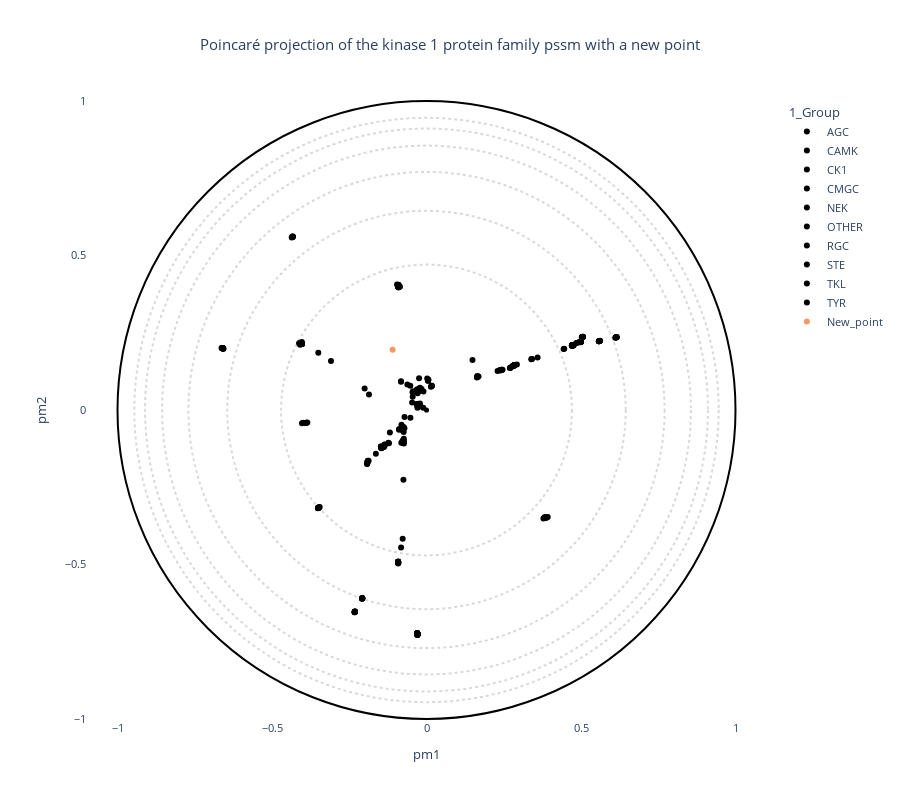

Here is the notebook cell this chart was saved with:
### Code cell
# OPTIONS =================================================
#Here you can set different parameters to color & annotate the resulting projection:
title = "Poincaré projection of the kinase 1 protein family pssm with a new point"  
#----------------------------------------------------------
# Select the coloring from annotation .csv file:
labels_name = "1_Group"
# Select classes to label among the "labels_name" or "second_labels_name" column (comma separated list):
second_labels_name = ""
labels_text = []
show_text = False
#----------------------------------------------------------
# Use a custom color palette:
color_palette = kinase_palette #Default: None
use_custom_palette = True
#==========================================================


#Check projection visualization parameters
#Labels name
if labels_name == "":
    labels_name = None
elif labels_name not in annotation_names:
    raise NameError(f"labels_name {labels_name} is not in the availables annotations.\nAvailables annotations: {annotation_names}")
#Second labels name
if second_labels_name == "":
    second_labels_name = None
elif second_labels_name not in annotation_names:
    raise NameError(f'"second_labels_name" {second_labels_name} is not in the availables annotations.\nAvailables annotations: {annotation_names}')

if not use_custom_palette:
    color_palette = None

#Plot graph
fig = plot_embedding_interactive(df_embedding_new, 
                                 labels_name = labels_name,
                                 second_labels_name = second_labels_name, 
                                 show_text = show_text,
                                 labels_text = labels_text,
                                 color_palette = color_palette, 
                                 title = title, 
                                 fontsize = 11)
fig.show()

### Figure 1 — Plotly figure (JSON) as saved in the notebook; plotly's stock layout.template omitted (floating-point values rounded to 4 significant figures; data arrays with more than 128 entries replaced by an {"elided": "..."} marker saying what was removed)
{"data": [{"customdata": {"elided": "62x19 mixed values"}, "hovertemplate": "<b>%{hovertext}</b><br><br>1_Group=%{customdata[1]}<br>pm1=%{x}<br>pm2=%{y}<br>proteins_id=%{customdata[0]}<br>2_Gene=%{customdata[2]}<br>3_HGNC=%{customdata[3]}<br>4_Uni_entry=%{customdata[4]}<br>5_Uni_acc=%{customdata[5]}<br>6_Domain_begin=%{customdata[6]}<br>7_Domain_end=%{customdata[7]}<br>8_Domain_length=%{customdata[8]}<br>9_Largest_insert_length=%{customdata[9]}<br>10_PDB_validation=%{customdata[10]}<br>11_Conformational_state=%{customdata[11]}<br>12_Dihedral_state=%{customdata[12]}<br>13_Group_in_Uni=%{customdata[13]}<br>14_Group_in_Manning=%{customdata[14]}<br>15_Synonymn=%{customdata[15]}<br>evo_distance=%{customdata[16]}<br>decile_domain=%{customdata[17]}<br>small_cluster=%{customdata[18]}<extra></extra>", "hovertext": ["AGC", "AGC", "AGC", "AGC", "AGC", "AGC", "AGC", "AGC", "AGC", "AGC", "AGC", "AGC", "AGC", "AGC", "AGC", "AGC", "AGC", "AGC", "AGC", "AGC", "AGC", "AGC", "AGC", "AGC", "AGC", "AGC", "AGC", "AGC", "AGC", "AGC", "AGC", "AGC", "AGC", "AGC", "AGC", "AGC", "AGC", "AGC", "AGC", "AGC", "AGC", "AGC", "AGC", "AGC", "AGC", "AGC", "AGC", "AGC", "AGC", "AGC", "AGC", "AGC", "AGC", "AGC", "AGC", "AGC", "AGC", "AGC", "AGC", "AGC", "AGC", "AGC"], "legendgroup": "AGC", "marker": {"color": "#000000", "symbol": "circle"}, "mode": "markers", "name": "AGC", "orientation": "v", "showlegend": true, "type": "scatter", "x": [-0.02978, -0.2076, -0.02191, -0.01044, -0.02823, -0.02745, -0.07541, -0.07577, -0.07553, -0.02863, -0.02905, -0.07464, -0.2079, -0.1361, -0.1357, -0.07538, -0.07736, -0.07321, -0.07396, -0.07144, -0.05202, -0.07837, -0.009797, -0.2081, -0.1457, -0.08155, -0.07501, -0.1478, -0.1461, -0.1466, -0.1463, -0.1448, -0.1919, -0.1926, -0.2079, -0.1908, -0.1899, -0.1908, -0.1919, -0.07533, -0.07508, -0.07537, -0.07592, -0.0752, -0.02505, -0.2089, -0.02117, -0.07481, -0.02518, -0.02964, -0.1185, -0.07469, -0.07696, -0.1233, -0.1214, -0.02603, -0.208, -0.07522, -0.07499, -0.07594, -0.07514, -0.07531], "xaxis": "x", "y": [-0.7242, -0.6099, 0.01696, 0.007668, 0.01418, 0.01441, -0.1034, -0.1027, -0.1039, 0.01028, 0.007099, -0.1035, -0.6094, -0.1126, -0.1147, -0.1041, -0.09917, -0.1085, -0.05482, -0.05899, -0.02517, -0.06561, 0.0598, -0.6103, -0.1203, -0.1062, -0.1045, -0.1184, -0.1204, -0.1211, -0.1222, -0.1227, -0.1735, -0.1739, -0.6098, -0.169, -0.164, -0.1658, -0.1749, -0.1035, -0.1042, -0.1037, -0.1043, -0.1045, 0.01366, -0.6106, 0.02064, -0.1043, 0.01389, 0.01401, -0.07261, -0.2257, -0.1025, -0.106, -0.1078, 0.01433, -0.6086, -0.1062, -0.1046, -0.1068, -0.105, -0.1049], "yaxis": "y"}, {"customdata": {"elided": "93x19 mixed values"}, "hovertemplate": "<b>%{hovertext}</b><br><br>1_Group=%{customdata[1]}<br>pm1=%{x}<br>pm2=%{y}<br>proteins_id=%{customdata[0]}<br>2_Gene=%{customdata[2]}<br>3_HGNC=%{customdata[3]}<br>4_Uni_entry=%{customdata[4]}<br>5_Uni_acc=%{customdata[5]}<br>6_Domain_begin=%{customdata[6]}<br>7_Domain_end=%{customdata[7]}<br>8_Domain_length=%{customdata[8]}<br>9_Largest_insert_length=%{customdata[9]}<br>10_PDB_validation=%{customdata[10]}<br>11_Conformational_state=%{customdata[11]}<br>12_Dihedral_state=%{customdata[12]}<br>13_Group_in_Uni=%{customdata[13]}<br>14_Group_in_Manning=%{customdata[14]}<br>15_Synonymn=%{customdata[15]}<br>evo_distance=%{customdata[16]}<br>decile_domain=%{customdata[17]}<br>small_cluster=%{customdata[18]}<extra></extra>", "hovertext": ["CAMK", "CAMK", "CAMK", "CAMK", "CAMK", "CAMK", "CAMK", "CAMK", "CAMK", "CAMK", "CAMK", "CAMK", "CAMK", "CAMK", "CAMK", "CAMK", "CAMK", "CAMK", "CAMK", "CAMK", "CAMK", "CAMK", "CAMK", "CAMK", "CAMK", "CAMK", "CAMK", "CAMK", "CAMK", "CAMK", "CAMK", "CAMK", "CAMK", "CAMK", "CAMK", "CAMK", "CAMK", "CAMK", "CAMK", "CAMK", "CAMK", "CAMK", "CAMK", "CAMK", "CAMK", "CAMK", "CAMK", "CAMK", "CAMK", "CAMK", "CAMK", "CAMK", "CAMK", "CAMK", "CAMK", "CAMK", "CAMK", "CAMK", "CAMK", "CAMK", "CAMK", "CAMK", "CAMK", "CAMK", "CAMK", "CAMK", "CAMK", "CAMK", "CAMK", "CAMK", "CAMK", "CAMK", "CAMK", "CAMK", "CAMK", "CAMK", "CAMK", "CAMK", "CAMK", "CAMK", "CAMK", "CAMK", "CAMK", "CAMK", "CAMK", "CAMK", "CAMK", "CAMK", "CAMK", "CAMK", "CAMK", "CAMK", "CAMK"], "legendgroup": "CAMK", "marker": {"color": "#000000", "symbol": "circle"}, "mode": "markers", "name": "CAMK", "orientation": "v", "showlegend": true, "type": "scatter", "x": [-0.0215, -0.3502, -0.3493, -0.3513, -0.3497, -0.2317, -0.3484, -0.3509, -0.3513, -0.3483, -0.3509, -0.3482, -0.349, -0.3457, -0.4124, -0.4077, -0.2324, -0.409, -0.4094, -0.4048, -0.4032, -0.4066, -0.4056, -0.4074, -0.4068, -0.4059, -0.403, -0.02995, -0.4063, -0.4052, -0.4068, -0.4061, -0.4064, -0.4039, -0.4076, -0.4057, -0.4067, -0.4043, -0.03009, -0.4066, -0.4054, -0.407, -0.4054, -0.6593, -0.6597, -0.6608, -0.6616, -0.4054, -0.4043, -0.03011, -0.02991, -0.4071, -0.6581, -0.6569, -0.6596, -0.6603, -0.6616, -0.4067, -0.4073, -0.6583, -0.6598, -0.02986, -0.6633, -0.6599, -0.4085, -0.4099, -0.4047, -0.406, -0.4044, -0.4047, -0.4027, -0.4052, -0.09177, -0.4049, -0.4056, -0.4087, -0.4035, -0.4071, -0.4044, -0.4051, -0.4079, -0.4071, -0.6594, -0.02968, -0.6583, -0.6591, -0.6608, -0.02934, -0.03212, -0.02744, -0.03246, -0.02993, -0.03043], "xaxis": "x", "y": [0.0136, -0.3167, -0.3164, -0.3177, -0.3164, -0.6525, -0.3157, -0.3171, -0.3174, -0.3158, -0.3172, -0.3157, -0.3159, -0.3138, 0.2158, 0.2155, -0.6544, 0.215, 0.2143, 0.2139, 0.2138, 0.2151, 0.2151, 0.2152, 0.2158, 0.2144, 0.2142, -0.7219, 0.2147, 0.2144, 0.215, 0.2149, 0.2152, 0.2145, 0.2145, 0.2143, 0.2146, 0.2144, -0.7223, 0.2148, 0.2144, 0.2155, 0.2143, 0.1997, 0.1995, 0.1999, 0.2001, 0.2137, 0.2138, -0.7217, -0.7226, 0.2151, 0.1991, 0.1985, 0.1996, 0.1997, 0.2009, 0.2149, 0.2152, 0.1992, 0.1997, -0.7232, 0.2008, 0.1996, 0.2155, 0.2159, 0.214, 0.2137, 0.2137, 0.213, 0.2136, 0.2143, -0.4969, 0.2139, 0.2142, 0.2133, 0.2203, 0.2145, 0.214, 0.2144, 0.2152, 0.2153, 0.1997, -0.725, 0.1993, 0.1994, 0.1998, 0.06493, 0.06065, 0.06716, 0.06028, 0.06324, 0.06268], "yaxis": "y"}, {"customdata": {"elided": "12x19 mixed values"}, "hovertemplate": "<b>%{hovertext}</b><br><br>1_Group=%{customdata[1]}<br>pm1=%{x}<br>pm2=%{y}<br>proteins_id=%{customdata[0]}<br>2_Gene=%{customdata[2]}<br>3_HGNC=%{customdata[3]}<br>4_Uni_entry=%{customdata[4]}<br>5_Uni_acc=%{customdata[5]}<br>6_Domain_begin=%{customdata[6]}<br>7_Domain_end=%{customdata[7]}<br>8_Domain_length=%{customdata[8]}<br>9_Largest_insert_length=%{customdata[9]}<br>10_PDB_validation=%{customdata[10]}<br>11_Conformational_state=%{customdata[11]}<br>12_Dihedral_state=%{customdata[12]}<br>13_Group_in_Uni=%{customdata[13]}<br>14_Group_in_Manning=%{customdata[14]}<br>15_Synonymn=%{customdata[15]}<br>evo_distance=%{customdata[16]}<br>decile_domain=%{customdata[17]}<br>small_cluster=%{customdata[18]}<extra></extra>", "hovertext": ["CK1", "CK1", "CK1", "CK1", "CK1", "CK1", "CK1", "CK1", "CK1", "CK1", "CK1", "CK1"], "legendgroup": "CK1", "marker": {"color": "#000000", "symbol": "circle"}, "mode": "markers", "name": "CK1", "orientation": "v", "showlegend": true, "type": "scatter", "x": [-0.03014, -0.0297, -0.03034, -0.03038, -0.02744, -0.03124, -0.03002, -0.02825, -0.0275, -0.02754, -0.4028, -0.07642], "xaxis": "x", "y": [0.06314, -0.7242, 0.06356, 0.06419, 0.06627, 0.06164, 0.06284, 0.05923, 0.05907, 0.05956, 0.2136, -0.05979], "yaxis": "y"}, {"customdata": {"elided": "65x19 mixed values"}, "hovertemplate": "<b>%{hovertext}</b><br><br>1_Group=%{customdata[1]}<br>pm1=%{x}<br>pm2=%{y}<br>proteins_id=%{customdata[0]}<br>2_Gene=%{customdata[2]}<br>3_HGNC=%{customdata[3]}<br>4_Uni_entry=%{customdata[4]}<br>5_Uni_acc=%{customdata[5]}<br>6_Domain_begin=%{customdata[6]}<br>7_Domain_end=%{customdata[7]}<br>8_Domain_length=%{customdata[8]}<br>9_Largest_insert_length=%{customdata[9]}<br>10_PDB_validation=%{customdata[10]}<br>11_Conformational_state=%{customdata[11]}<br>12_Dihedral_state=%{customdata[12]}<br>13_Group_in_Uni=%{customdata[13]}<br>14_Group_in_Manning=%{customdata[14]}<br>15_Synonymn=%{customdata[15]}<br>evo_distance=%{customdata[16]}<br>decile_domain=%{customdata[17]}<br>small_cluster=%{customdata[18]}<extra></extra>", "hovertext": ["CMGC", "CMGC", "CMGC", "CMGC", "CMGC", "CMGC", "CMGC", "CMGC", "CMGC", "CMGC", "CMGC", "CMGC", "CMGC", "CMGC", "CMGC", "CMGC", "CMGC", "CMGC", "CMGC", "CMGC", "CMGC", "CMGC", "CMGC", "CMGC", "CMGC", "CMGC", "CMGC", "CMGC", "CMGC", "CMGC", "CMGC", "CMGC", "CMGC", "CMGC", "CMGC", "CMGC", "CMGC", "CMGC", "CMGC", "CMGC", "CMGC", "CMGC", "CMGC", "CMGC", "CMGC", "CMGC", "CMGC", "CMGC", "CMGC", "CMGC", "CMGC", "CMGC", "CMGC", "CMGC", "CMGC", "CMGC", "CMGC", "CMGC", "CMGC", "CMGC", "CMGC", "CMGC", "CMGC", "CMGC", "CMGC"], "legendgroup": "CMGC", "marker": {"color": "#000000", "symbol": "circle"}, "mode": "markers", "name": "CMGC", "orientation": "v", "showlegend": true, "type": "scatter", "x": [-0.02946, 0.23, -0.02983, -0.03001, -0.02954, -0.09106, -0.01602, -0.08833, -0.08897, -0.03127, 0.1488, -0.02934, -0.07655, -0.07704, 0.2408, 0.3594, 0.005135, 0.005523, -0.04468, 0.2813, -0.07107, -0.0323, -0.02956, -0.02878, -0.1862, -0.04646, -0.02407, -0.0296, 0.3408, -0.03001, 0.002283, -0.04522, -0.08223, -0.02962, -0.07712, -0.07539, -0.07494, -0.2002, -0.08258, -0.08247, -0.06184, -0.0298, -0.05244, -0.07825, -0.02971, -0.08097, -0.3091, -0.09181, -0.07675, 0.2925, -0.07348, -0.07387, -0.02107, -0.3502, -0.4092, -0.02986, -0.02887, -0.07716, -0.07773, -0.07906, -0.07727, -0.04368, -0.0296, 0.004819, 0.004778], "xaxis": "x", "y": [-0.7265, 0.126, 0.06212, 0.06272, 0.06156, 0.3991, 0.06794, -0.06116, -0.06395, 0.0662, 0.1617, -0.7273, -0.06018, -0.05855, 0.1292, 0.1696, 0.09638, 0.09768, 0.04328, 0.1436, -0.02265, 0.01929, -0.7245, 0.05409, 0.05006, 0.02396, 0.1024, 0.0616, 0.1651, 0.01928, 0.102, 0.05762, -0.4452, -0.7245, -0.4164, -0.1025, -0.1039, 0.06968, 0.09307, 0.09159, 0.08212, 0.06362, 0.07845, -0.056, -0.724, -0.04813, 0.1589, 0.3995, -0.05913, 0.1473, -0.09327, -0.0713, 0.07233, 0.1856, 0.2116, -0.7229, -0.7234, -0.05712, -0.06002, -0.06054, -0.05729, 0.06057, 0.06183, 0.09486, 0.09467], "yaxis": "y"}, {"customdata": {"elided": "11x19 mixed values"}, "hovertemplate": "<b>%{hovertext}</b><br><br>1_Group=%{customdata[1]}<br>pm1=%{x}<br>pm2=%{y}<br>proteins_id=%{customdata[0]}<br>2_Gene=%{customdata[2]}<br>3_HGNC=%{customdata[3]}<br>4_Uni_entry=%{customdata[4]}<br>5_Uni_acc=%{customdata[5]}<br>6_Domain_begin=%{customdata[6]}<br>7_Domain_end=%{customdata[7]}<br>8_Domain_length=%{customdata[8]}<br>9_Largest_insert_length=%{customdata[9]}<br>10_PDB_validation=%{customdata[10]}<br>11_Conformational_state=%{customdata[11]}<br>12_Dihedral_state=%{customdata[12]}<br>13_Group_in_Uni=%{customdata[13]}<br>14_Group_in_Manning=%{customdata[14]}<br>15_Synonymn=%{customdata[15]}<br>evo_distance=%{customdata[16]}<br>decile_domain=%{customdata[17]}<br>small_cluster=%{customdata[18]}<extra></extra>", "hovertext": ["NEK", "NEK", "NEK", "NEK", "NEK", "NEK", "NEK", "NEK", "NEK", "NEK", "NEK"], "legendgroup": "NEK", "marker": {"color": "#000000", "symbol": "circle"}, "mode": "markers", "name": "NEK", "orientation": "v", "showlegend": true, "type": "scatter", "x": [0.005655, 0.005688, -0.02962, 0.01654, 0.01691, 0.01714, 0.01417, 0.01598, -0.4334, -0.4362, -0.4339], "xaxis": "x", "y": [0.09744, 0.09786, -0.7252, 0.07782, 0.07849, 0.07879, 0.07525, 0.07715, 0.5602, 0.5579, 0.561], "yaxis": "y"}, {"customdata": {"elided": "66x19 mixed values"}, "hovertemplate": "<b>%{hovertext}</b><br><br>1_Group=%{customdata[1]}<br>pm1=%{x}<br>pm2=%{y}<br>proteins_id=%{customdata[0]}<br>2_Gene=%{customdata[2]}<br>3_HGNC=%{customdata[3]}<br>4_Uni_entry=%{customdata[4]}<br>5_Uni_acc=%{customdata[5]}<br>6_Domain_begin=%{customdata[6]}<br>7_Domain_end=%{customdata[7]}<br>8_Domain_length=%{customdata[8]}<br>9_Largest_insert_length=%{customdata[9]}<br>10_PDB_validation=%{customdata[10]}<br>11_Conformational_state=%{customdata[11]}<br>12_Dihedral_state=%{customdata[12]}<br>13_Group_in_Uni=%{customdata[13]}<br>14_Group_in_Manning=%{customdata[14]}<br>15_Synonymn=%{customdata[15]}<br>evo_distance=%{customdata[16]}<br>decile_domain=%{customdata[17]}<br>small_cluster=%{customdata[18]}<extra></extra>", "hovertext": ["OTHER", "OTHER", "OTHER", "OTHER", "OTHER", "OTHER", "OTHER", "OTHER", "OTHER", "OTHER", "OTHER", "OTHER", "OTHER", "OTHER", "OTHER", "OTHER", "OTHER", "OTHER", "OTHER", "OTHER", "OTHER", "OTHER", "OTHER", "OTHER", "OTHER", "OTHER", "OTHER", "OTHER", "OTHER", "OTHER", "OTHER", "OTHER", "OTHER", "OTHER", "OTHER", "OTHER", "OTHER", "OTHER", "OTHER", "OTHER", "OTHER", "OTHER", "OTHER", "OTHER", "OTHER", "OTHER", "OTHER", "OTHER", "OTHER", "OTHER", "OTHER", "OTHER", "OTHER", "OTHER", "OTHER", "OTHER", "OTHER", "OTHER", "OTHER", "OTHER", "OTHER", "OTHER", "OTHER", "OTHER", "OTHER", "OTHER"], "legendgroup": "OTHER", "marker": {"color": "#000000", "symbol": "circle"}, "mode": "markers", "name": "OTHER", "orientation": "v", "showlegend": true, "type": "scatter", "x": [-0.4321, -0.4342, -0.02926, -0.4336, -0.4335, -0.09538, -0.08593, -0.08986, -0.09084, -0.09076, -0.09039, -0.09076, -0.0911, -0.02947, -0.09075, -0.09154, -0.09178, -0.09161, -0.09185, -0.09235, -0.09197, -0.09202, -0.09211, -0.09199, -0.02959, -0.09208, -0.09155, -0.3936, -0.3883, -0.3857, -0.3895, -0.3993, -0.403, -0.09172, -0.09158, -0.02957, -0.09169, -0.09162, -0.09162, -0.09205, -0.09066, -0.09182, -0.09119, -0.0912, -0.09173, -0.09174, -0.02939, -0.09174, -0.09173, 0.3844, 0.3879, 0.3833, 0.3832, 0.3834, 0.3784, 0.3845, 0.1647, -0.02943, 0.2418, 0.3923, 0.3812, 0.3844, 0.2461, 0.2823, 0.2404, 0.2413], "xaxis": "x", "y": [0.5613, 0.5617, -0.7275, 0.5602, 0.5598, 0.406, 0.399, 0.4018, 0.403, 0.4051, 0.4041, 0.4034, 0.4031, -0.728, 0.403, 0.3997, 0.4017, 0.3997, 0.4028, 0.4046, 0.4024, 0.4038, 0.4043, 0.403, -0.7257, 0.4041, 0.4014, -0.04185, -0.04133, -0.04067, -0.04164, -0.04154, -0.04281, 0.4018, 0.3999, -0.7262, 0.4018, 0.4011, 0.3997, 0.4017, 0.3966, 0.4014, 0.3982, 0.3986, 0.402, 0.4016, -0.7269, 0.4011, 0.4036, -0.3487, -0.3484, -0.3476, -0.3471, -0.3478, -0.3514, -0.3485, 0.1074, -0.7278, 0.1297, -0.3463, -0.3484, -0.3487, 0.1306, 0.1426, 0.129, 0.1294], "yaxis": "y"}, {"customdata": [["378", "RGC", "GUCY2C", "HGNC:4688", "GUC2C_HUMAN", "P25092", 489, 747, 259, 19, "nan", "nan", "nan", "RGC", "RGC", "GUC2C,STAR", 2.488, 2, "Other"], ["379", "RGC", "GUCY2D", "HGNC:4689", "GUC2D_HUMAN", "Q02846", 510, 807, 298, 26, "nan", "nan", "nan", "RGC", "RGC", "CORD6,GUC1A4,GUC2D,RETGC,RETGC1", 2.543, 8, "Other"], ["38", "RGC", "GUCY2F", "HGNC:4691", "GUC2F_HUMAN", "P51841", 547, 811, 265, 14, "nan", "nan", "nan", "RGC", "RGC", "GUC2F,RETGC2", 2.446, 5, "Other"], ["380", "RGC", "NPR1", "HGNC:7943", "ANPRA_HUMAN", "P16066", 533, 803, 271, 15, "nan", "nan", "nan", "RGC", "RGC", "ANPRA", 2.158, 6, "Other"], ["381", "RGC", "NPR2", "HGNC:7944", "ANPRB_HUMAN", "P20594", 517, 788, 272, 15, "nan", "nan", "nan", "RGC", "RGC", "ANPRB", 2.134, 6, "Other"]], "hovertemplate": "<b>%{hovertext}</b><br><br>1_Group=%{customdata[1]}<br>pm1=%{x}<br>pm2=%{y}<br>proteins_id=%{customdata[0]}<br>2_Gene=%{customdata[2]}<br>3_HGNC=%{customdata[3]}<br>4_Uni_entry=%{customdata[4]}<br>5_Uni_acc=%{customdata[5]}<br>6_Domain_begin=%{customdata[6]}<br>7_Domain_end=%{customdata[7]}<br>8_Domain_length=%{customdata[8]}<br>9_Largest_insert_length=%{customdata[9]}<br>10_PDB_validation=%{customdata[10]}<br>11_Conformational_state=%{customdata[11]}<br>12_Dihedral_state=%{customdata[12]}<br>13_Group_in_Uni=%{customdata[13]}<br>14_Group_in_Manning=%{customdata[14]}<br>15_Synonymn=%{customdata[15]}<br>evo_distance=%{customdata[16]}<br>decile_domain=%{customdata[17]}<br>small_cluster=%{customdata[18]}<extra></extra>", "hovertext": ["RGC", "RGC", "RGC", "RGC", "RGC"], "legendgroup": "RGC", "marker": {"color": "#000000", "symbol": "circle"}, "mode": "markers", "name": "RGC", "orientation": "v", "showlegend": true, "type": "scatter", "x": [0.2425, 0.2423, -0.0296, 0.2393, 0.239], "xaxis": "x", "y": [0.1301, 0.1301, -0.7256, 0.1286, 0.1285], "yaxis": "y"}, {"customdata": {"elided": "47x19 mixed values"}, "hovertemplate": "<b>%{hovertext}</b><br><br>1_Group=%{customdata[1]}<br>pm1=%{x}<br>pm2=%{y}<br>proteins_id=%{customdata[0]}<br>2_Gene=%{customdata[2]}<br>3_HGNC=%{customdata[3]}<br>4_Uni_entry=%{customdata[4]}<br>5_Uni_acc=%{customdata[5]}<br>6_Domain_begin=%{customdata[6]}<br>7_Domain_end=%{customdata[7]}<br>8_Domain_length=%{customdata[8]}<br>9_Largest_insert_length=%{customdata[9]}<br>10_PDB_validation=%{customdata[10]}<br>11_Conformational_state=%{customdata[11]}<br>12_Dihedral_state=%{customdata[12]}<br>13_Group_in_Uni=%{customdata[13]}<br>14_Group_in_Manning=%{customdata[14]}<br>15_Synonymn=%{customdata[15]}<br>evo_distance=%{customdata[16]}<br>decile_domain=%{customdata[17]}<br>small_cluster=%{customdata[18]}<extra></extra>", "hovertext": ["STE", "STE", "STE", "STE", "STE", "STE", "STE", "STE", "STE", "STE", "STE", "STE", "STE", "STE", "STE", "STE", "STE", "STE", "STE", "STE", "STE", "STE", "STE", "STE", "STE", "STE", "STE", "STE", "STE", "STE", "STE", "STE", "STE", "STE", "STE", "STE", "STE", "STE", "STE", "STE", "STE", "STE", "STE", "STE", "STE", "STE", "STE"], "legendgroup": "STE", "marker": {"color": "#000000", "symbol": "circle"}, "mode": "markers", "name": "STE", "orientation": "v", "showlegend": true, "type": "scatter", "x": [0.4458, 0.4437, 0.2802, 0.2798, 0.2831, 0.2833, 0.2823, 0.281, -0.02938, 0.2817, 0.2828, 0.2826, 0.2826, 0.2365, 0.1684, 0.1636, 0.1644, 0.1635, 0.3411, -0.2315, -0.02951, 0.339, 0.3844, 0.3841, 0.2823, 0.4977, 0.4723, 0.4731, 0.4993, 0.4968, 0.4725, -0.02975, 0.4712, 0.4725, 0.6139, 0.4734, 0.4988, 0.4966, 0.4719, 0.5053, 0.5049, 0.5065, -0.02933, 0.5047, 0.5058, 0.5035, 0.5035], "xaxis": "x", "y": [0.1984, 0.1971, 0.1432, 0.143, 0.1443, 0.1445, 0.1442, 0.1435, -0.7265, 0.1439, 0.1446, 0.1443, 0.1443, 0.1287, 0.1087, 0.107, 0.1097, 0.1054, 0.1648, -0.6521, -0.7254, 0.1641, -0.3484, -0.3484, 0.1442, 0.2204, 0.2092, 0.2094, 0.2214, 0.2206, 0.2092, -0.7242, 0.2089, 0.2094, 0.2352, 0.2095, 0.2199, 0.2199, 0.2091, 0.2364, 0.2362, 0.2371, -0.7258, 0.2365, 0.237, 0.2357, 0.2357], "yaxis": "y"}, {"customdata": {"elided": "42x19 mixed values"}, "hovertemplate": "<b>%{hovertext}</b><br><br>1_Group=%{customdata[1]}<br>pm1=%{x}<br>pm2=%{y}<br>proteins_id=%{customdata[0]}<br>2_Gene=%{customdata[2]}<br>3_HGNC=%{customdata[3]}<br>4_Uni_entry=%{customdata[4]}<br>5_Uni_acc=%{customdata[5]}<br>6_Domain_begin=%{customdata[6]}<br>7_Domain_end=%{customdata[7]}<br>8_Domain_length=%{customdata[8]}<br>9_Largest_insert_length=%{customdata[9]}<br>10_PDB_validation=%{customdata[10]}<br>11_Conformational_state=%{customdata[11]}<br>12_Dihedral_state=%{customdata[12]}<br>13_Group_in_Uni=%{customdata[13]}<br>14_Group_in_Manning=%{customdata[14]}<br>15_Synonymn=%{customdata[15]}<br>evo_distance=%{customdata[16]}<br>decile_domain=%{customdata[17]}<br>small_cluster=%{customdata[18]}<extra></extra>", "hovertext": ["TKL", "TKL", "TKL", "TKL", "TKL", "TKL", "TKL", "TKL", "TKL", "TKL", "TKL", "TKL", "TKL", "TKL", "TKL", "TKL", "TKL", "TKL", "TKL", "TKL", "TKL", "TKL", "TKL", "TKL", "TKL", "TKL", "TKL", "TKL", "TKL", "TKL", "TKL", "TKL", "TKL", "TKL", "TKL", "TKL", "TKL", "TKL", "TKL", "TKL", "TKL", "TKL"], "legendgroup": "TKL", "marker": {"color": "#000000", "symbol": "circle"}, "mode": "markers", "name": "TKL", "orientation": "v", "showlegend": true, "type": "scatter", "x": [0.5036, 0.5048, 0.5045, 0.5039, 0.5043, 0.5055, -0.02946, 0.5063, 0.4726, 0.4721, 0.471, 0.4861, 0.4972, 0.5584, 0.562, 0.5582, 0.5599, -0.232, 0.4712, 0.6131, 0.615, 0.6128, 0.472, 0.4713, 0.4718, 0.4988, 0.4974, 0.499, -0.2319, 0.4729, 0.2718, 0.4751, 0.2697, 0.4709, 0.2715, 0.4743, 0.611, 0.6146, 0.4719, -0.092, 0.4961, 0.4982], "xaxis": "x", "y": [0.236, 0.2365, 0.2364, 0.2363, 0.2361, 0.237, -0.7262, 0.236, 0.2093, 0.2092, 0.2088, 0.217, 0.2203, 0.2226, 0.2239, 0.2225, 0.223, -0.6535, 0.2088, 0.2348, 0.236, 0.2347, 0.2096, 0.2088, 0.2091, 0.2212, 0.2213, 0.2211, -0.6525, 0.2098, 0.1371, 0.2087, 0.1358, 0.2085, 0.1369, 0.2091, 0.2337, 0.2352, 0.2092, -0.4922, 0.2194, 0.2206], "yaxis": "y"}, {"customdata": {"elided": "94x19 mixed values"}, "hovertemplate": "<b>%{hovertext}</b><br><br>1_Group=%{customdata[1]}<br>pm1=%{x}<br>pm2=%{y}<br>proteins_id=%{customdata[0]}<br>2_Gene=%{customdata[2]}<br>3_HGNC=%{customdata[3]}<br>4_Uni_entry=%{customdata[4]}<br>5_Uni_acc=%{customdata[5]}<br>6_Domain_begin=%{customdata[6]}<br>7_Domain_end=%{customdata[7]}<br>8_Domain_length=%{customdata[8]}<br>9_Largest_insert_length=%{customdata[9]}<br>10_PDB_validation=%{customdata[10]}<br>11_Conformational_state=%{customdata[11]}<br>12_Dihedral_state=%{customdata[12]}<br>13_Group_in_Uni=%{customdata[13]}<br>14_Group_in_Manning=%{customdata[14]}<br>15_Synonymn=%{customdata[15]}<br>evo_distance=%{customdata[16]}<br>decile_domain=%{customdata[17]}<br>small_cluster=%{customdata[18]}<extra></extra>", "hovertext": ["TYR", "TYR", "TYR", "TYR", "TYR", "TYR", "TYR", "TYR", "TYR", "TYR", "TYR", "TYR", "TYR", "TYR", "TYR", "TYR", "TYR", "TYR", "TYR", "TYR", "TYR", "TYR", "TYR", "TYR", "TYR", "TYR", "TYR", "TYR", "TYR", "TYR", "TYR", "TYR", "TYR", "TYR", "TYR", "TYR", "TYR", "TYR", "TYR", "TYR", "TYR", "TYR", "TYR", "TYR", "TYR", "TYR", "TYR", "TYR", "TYR", "TYR", "TYR", "TYR", "TYR", "TYR", "TYR", "TYR", "TYR", "TYR", "TYR", "TYR", "TYR", "TYR", "TYR", "TYR", "TYR", "TYR", "TYR", "TYR", "TYR", "TYR", "TYR", "TYR", "TYR", "TYR", "TYR", "TYR", "TYR", "TYR", "TYR", "TYR", "TYR", "TYR", "TYR", "TYR", "TYR", "TYR", "TYR", "TYR", "TYR", "TYR", "TYR", "TYR", "TYR", "TYR"], "legendgroup": "TYR", "marker": {"color": "#000000", "symbol": "circle"}, "mode": "markers", "name": "TYR", "orientation": "v", "showlegend": true, "type": "scatter", "x": [0.4993, 0.4703, 0.4704, 0.4976, 0.4987, 0.5, 0.4969, 0.498, -0.09206, 0.4964, 0.4969, 0.6154, 0.6153, 0.5034, 0.5029, 0.4716, 0.4974, 0.5577, 0.4988, -0.09185, 0.4978, 0.4969, 0.4993, 0.4708, 0.4722, 0.4766, 0.4703, 0.4718, 0.5576, 0.5602, -0.09165, 0.4841, 0.472, 0.4724, 0.2736, 0.474, 0.4991, 0.4725, 0.5026, -0.2318, -0.09186, -0.09175, -0.09198, -0.09187, -0.09086, -0.02967, -0.02983, -0.02965, -0.0918, -0.09177, -0.232, -0.09189, -0.2321, -0.2314, -0.07328, -0.07547, -0.07657, -0.07486, -0.07534, -0.1465, -0.1472, -0.2331, -0.1466, -0.1365, -0.1367, -0.1375, -0.1355, -0.1455, -0.07499, -0.07535, -0.146, -0.1361, -0.232, -0.07491, -0.1468, -0.02598, -0.02645, -0.02551, -0.1474, -0.1427, -0.1445, -0.07514, -0.02575, -0.2079, -0.146, -0.1459, -0.1639, -0.07577, -0.07531, -0.07502, -0.0769, -0.07517, -0.1895, -0.1873], "xaxis": "x", "y": [0.221, 0.2086, 0.2085, 0.2199, 0.2204, 0.2207, 0.22, 0.2203, -0.4912, 0.2198, 0.2199, 0.2356, 0.2355, 0.235, 0.234, 0.2088, 0.22, 0.2225, 0.2205, -0.4918, 0.2202, 0.2205, 0.2193, 0.2086, 0.2092, 0.2103, 0.2086, 0.2081, 0.2222, 0.223, -0.4935, 0.2162, 0.2091, 0.2088, 0.138, 0.209, 0.2205, 0.2095, 0.2351, -0.6531, -0.4914, -0.4917, -0.4937, -0.4918, -0.4953, -0.7248, -0.7228, -0.7248, -0.4916, -0.4903, -0.6535, -0.4937, -0.6531, -0.6523, -0.1003, -0.1034, -0.1023, -0.1031, -0.1036, -0.1238, -0.1188, -0.6543, -0.1211, -0.1158, -0.1158, -0.1197, -0.1121, -0.1207, -0.1039, -0.1049, -0.1209, -0.1153, -0.6536, -0.1045, -0.1189, 0.01105, 0.01084, 0.01351, -0.1198, -0.1214, -0.1217, -0.1039, 0.01328, -0.6091, -0.1185, -0.1209, -0.1418, -0.1041, -0.1034, -0.102, -0.1034, -0.1048, -0.1657, -0.1639], "yaxis": "y"}, {"customdata": [["NEW_BY_CENTROID", "New_point", "New_point", "New_point", "New_point", "New_point", 0, 0, 0, 0, "New_point", "New_point", "New_point", "New_point", "New_point", "New_point", 0, 0, "New_point"]], "hovertemplate": "<b>%{hovertext}</b><br><br>1_Group=%{customdata[1]}<br>pm1=%{x}<br>pm2=%{y}<br>proteins_id=%{customdata[0]}<br>2_Gene=%{customdata[2]}<br>3_HGNC=%{customdata[3]}<br>4_Uni_entry=%{customdata[4]}<br>5_Uni_acc=%{customdata[5]}<br>6_Domain_begin=%{customdata[6]}<br>7_Domain_end=%{customdata[7]}<br>8_Domain_length=%{customdata[8]}<br>9_Largest_insert_length=%{customdata[9]}<br>10_PDB_validation=%{customdata[10]}<br>11_Conformational_state=%{customdata[11]}<br>12_Dihedral_state=%{customdata[12]}<br>13_Group_in_Uni=%{customdata[13]}<br>14_Group_in_Manning=%{customdata[14]}<br>15_Synonymn=%{customdata[15]}<br>evo_distance=%{customdata[16]}<br>decile_domain=%{customdata[17]}<br>small_cluster=%{customdata[18]}<extra></extra>", "hovertext": ["New_point"], "legendgroup": "New_point", "marker": {"color": "#f59a62", "symbol": "circle"}, "mode": "markers", "name": "New_point", "orientation": "v", "showlegend": true, "type": "scatter", "x": [-0.1096], "xaxis": "x", "y": [0.1946], "yaxis": "y"}], "layout": {"font": {"size": 11}, "height": 800, "legend": {"title": {"text": "1_Group"}, "tracegroupgap": 0}, "plot_bgcolor": "rgba(0, 0, 0, 0)", "shapes": [{"line": {"color": "black", "dash": "dot"}, "opacity": 0.15, "type": "circle", "x0": -0.4706, "x1": 0.4706, "y0": -0.4706, "y1": 0.4706}, {"line": {"color": "black", "dash": "dot"}, "opacity": 0.15, "type": "circle", "x0": -0.6447, "x1": 0.6447, "y0": -0.6447, "y1": 0.6447}, {"line": {"color": "black", "dash": "dot"}, "opacity": 0.15, "type": "circle", "x0": -0.7705, "x1": 0.7705, "y0": -0.7705, "y1": 0.7705}, {"line": {"color": "black", "dash": "dot"}, "opacity": 0.15, "type": "circle", "x0": -0.8557, "x1": 0.8557, "y0": -0.8557, "y1": 0.8557}, {"line": {"color": "black", "dash": "dot"}, "opacity": 0.15, "type": "circle", "x0": -0.9108, "x1": 0.9108, "y0": -0.9108, "y1": 0.9108}, {"line": {"color": "black", "dash": "dot"}, "opacity": 0.15, "type": "circle", "x0": -0.9455, "x1": 0.9455, "y0": -0.9455, "y1": 0.9455}, {"line": {"color": "Black"}, "type": "circle", "x0": -1, "x1": 1, "xref": "x", "y0": -1, "y1": 1, "yref": "y"}, {"fillcolor": "Black", "line": {"color": "Black"}, "type": "circle", "x0": -0.005, "x1": 0.005, "xref": "x", "y0": -0.005, "y1": 0.005, "yref": "y"}], "title": {"text": "Poincaré projection of the kinase 1 protein family pssm with a new point", "x": 0.5}, "xaxis": {"anchor": "y", "constrain": "domain", "domain": [0, 1], "range": [-1.1, 1.1], "title": {"text": "pm1"}}, "yaxis": {"anchor": "x", "domain": [0, 1], "scaleanchor": "x", "scaleratio": 1, "title": {"text": "pm2"}}, "yaxis2": {"layer": "below traces", "matches": "y", "overlaying": "y"}}}
